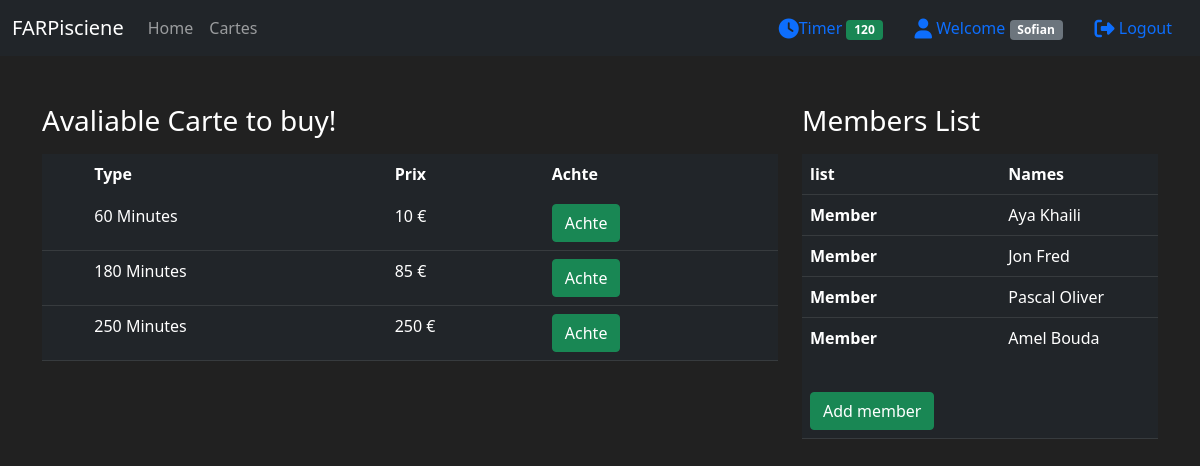
Page /carte (signed in) on the earlier database version.
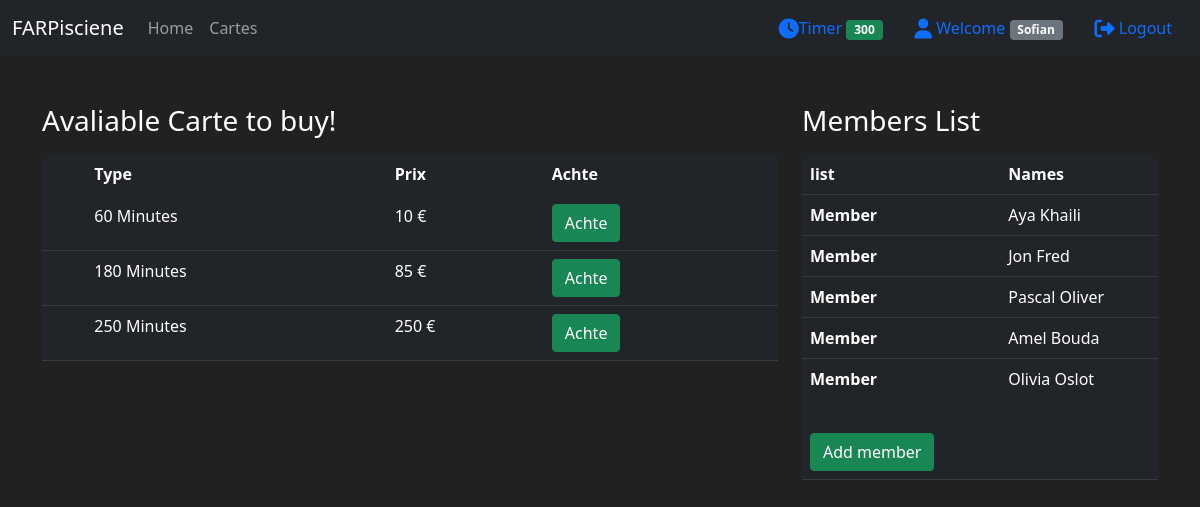
Same page on the later database version.
### far_app/models.py (models this page shows, shortened)
class Client(db.Model, UserMixin):
    id = db.Column(db.Integer(), primary_key=True)
    nom = db.Column(db.String(length=30), nullable=False)
    prenom = db.Column(db.String(length=30), nullable=False)
    telephone = db.Column(db.String(length=10), nullable=False, unique=True)
    code_pin = db.Column(db.Integer(), nullable=False) # ADD PIN CODE
    email = db.Column(db.String(length=50), nullable=False, unique=True)
    password_hash = db.Column(db.String(length=68), nullable=False)
    adresse_rue = db.Column(db.String(length=30))
    code_postal = db.Column(db.String(length=8))
    ville = db.Column(db.String(length=10))
    memo = db.Column(db.String(length=256))
    timer = db.Column(db.Integer(), default=0)
    cartes = db.relationship('Carte', backref='owned_user', lazy=True)
    members = db.relationship('Member', backref='main_user', lazy=True)
    '''
    need function later
    '''
    @property
    def password(self):
        return self.password

class Carte(db.Model):
    id = db.Column(db.Integer(), primary_key=True)
    solde = db.Column(db.Integer(), nullable=False)
    code_pin = db.Column(db.String(length=8))
    type_carte = db.Column(db.String(), nullable=False)
    date_achat = db.Column(db.String())#test time
    date_exp = db.Column(db.String())
    owner = db.Column(db.Integer(), db.ForeignKey('client.id'))

class Member(db.Model):
    id = db.Column(db.Integer(), primary_key=True)
    member_nom = db.Column(db.String(length=30), nullable=False)
    member_prenom = db.Column(db.String(length=30), nullable=False)
    member_age = db.Column(db.String(length=30))
    owner_member = db.Column(db.Integer(), db.ForeignKey('client.id'))

### far_app/routes.py (the view, shortened to what this page needs)
@app.route('/carte', methods=['GET', 'POST'])
@login_required # REQUIRE CLIENT TO LOGIN BEFORE ACCESS THIS PAGE
def carte_page():
    member_form = AddMemberForm()
    purchase_form = PurchaseCartForm()
    if request.method == "GET":
        user_id = current_user.id
        cartes = Carte.query.all()
        members = Member.query.filter_by(owner_member=user_id)
        print(f'THIS MEMBER SHIP WITH THIS CLIENT: {members}')
        return render_template('carte.html', cartes=cartes, members=members, purchase_form=purchase_form, member_form=member_form)

### far_app/models.py (called while the page is built)
@login_manager.user_loader
def load_user(user_id):
    return Client.query.get(int(user_id))

### far_app/Templates/Carte.html (shortened to what this page needs)
{% extends 'layout.html' %} {% block title %} Cartes page {% endblock %} {%
block body %}
<div class="container">
  <div class="row">
    <div class="col-8">
      <h3 class="mt-5">Avaliable Carte to buy!</h3>
        <table class="table mt-3">
          <thead>
            <tr class="table-dark">
              <th scope="col"></th>
              <th scope="col">Type</th>
              <th scope="col">Prix</th>
              <th scope="col">Achte</th>
            </tr>
          </thead>
          <tbody>
            {% for carte in cartes %}
            <tr class="table-dark">
              <th scope="row"></th>
              {% if carte.type_carte == 'Unlimited' %}
              <td>{{ carte.type_carte }}</td>
              {% else %}
              <td>{{ carte.type_carte }} Minutes</td>
              {% endif %}
              <td>{{ carte.solde }} €</td>
              <td>
                <button class="btn btn-outline btn-success" data-bs-toggle="modal" data-bs-target="#buyModal-{{ carte.id }}">Achte</button>
              </td>
            </tr>
            {% endfor %}
          </tbody>
        </table>
    </div>
    <div class="col-4">
      <h3 class="mt-5">Members List</h3>
      <table class="table mt-3">
        <thead>
          <tr class="table-dark">
            <th scope="col">list</th>
            <th scope="col">Names</th>
                 {% for member in members %}
                 <tr class="table-dark">
                   <th scope="row">Member</th>
                   <td> {{ member.member_prenom }} {{ member.member_nom }}</td>
                </tr>
                {% endfor %}
        </thead>
        <tbody>
          <tr class="table-dark">
            <td>
              <button class="btn btn-outline btn-success mt-4" id="add_mem" data-bs-toggle="modal" data-bs-target="#addModal-{{ current_user.id }}">Add member</button>
            </td>
            <td></td>
        </tbody>
      </table>
    </div>
  </div>
</div>
  {% endblock%}

### far_app/Templates/layout.html (shortened to what this page needs)
<!DOCTYPE html>
<html lang="en">
  <head>
    <link
      href="https://cdn.jsdelivr.net/npm/bootstrap@5.1.3/dist/css/bootstrap.min.css"
      rel="stylesheet"
    />
  </head>
  <body>
    <nav class="navbar navbar-expand-lg navbar-dark bg-dark">
      <div class="container-fluid">
        <a class="navbar-brand" href="#">FARPisciene</a>
        <div class="collapse navbar-collapse" id="navbarNavAltMarkup">
          <div class="navbar-nav">
            <a
              class="nav-link"
              aria-current="page"
              href="{{url_for('home_page')}}"
              >Home</a
            >
            <a class="nav-link" href="{{url_for('carte_page')}}">Cartes</a>
          </div>
        </div>
        {% if current_user.is_authenticated %}
          <div class="d-flex">
            <a class="nav-link" href="#"><i class="fas fa-clock fa-lg"></i>Timer
              <span class="badge bg-success"> {{ current_user.timer }}</span></a>
            <span class="nav-link" href="#"><i class="fas fa-user fa-lg"></i> Welcome
              <span class="badge bg-secondary">{{ current_user.prenom }}</span></span>
            <a class="nav-link" href="{{url_for('logout_page')}}"><i class="fas fa-sign-out-alt fa-lg"></i> Logout</a>
          </div>
        {% else%}
          <div class="d-flex">
            <a class="nav-link" href="{{url_for('login_page')}}">Log in</a>
            <a class="nav-link" href="{{url_for('register_page')}}">Register</a>
          </div>
        {% endif%}
      </div>
    </nav>
    {% block body %}
    {% endblock %}
  </body>
</html>

### far_app/Templates/layout.html (style rules this page uses)
body { background-color: #212121; color: white; }

Differences in the rows shown:
changed Client "Sofian": timer "120" → "300"
added Member: member_prenom "Olivia", member_nom "Oslot"
